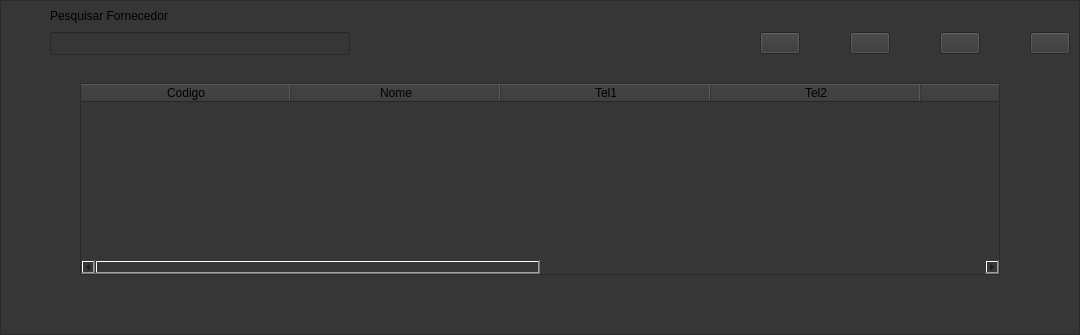
        <widget class="QWidget" name="fornecedor">
         <layout class="QHBoxLayout" name="horizontalLayout_12">
          <property name="leftMargin">
           <number>0</number>
          </property>
          <property name="topMargin">
           <number>0</number>
          </property>
          <property name="rightMargin">
           <number>0</number>
          </property>
          <property name="bottomMargin">
           <number>0</number>
          </property>
          <item>
           <widget class="QFrame" name="frame_3">
            <property name="sizePolicy">
             <sizepolicy hsizetype="Preferred" vsizetype="MinimumExpanding">
              <horstretch>0</horstretch>
              <verstretch>0</verstretch>
             </sizepolicy>
            </property>
            <property name="maximumSize">
             <size>
              <width>1920</width>
              <height>1080</height>
             </size>
            </property>
            <property name="styleSheet">
             <string notr="true">background-color: rgb(54, 54, 54);</string>
            </property>
            <property name="frameShape">
             <enum>QFrame::StyledPanel</enum>
            </property>
            <property name="frameShadow">
             <enum>QFrame::Raised</enum>
            </property>
            <layout class="QVBoxLayout" name="verticalLayout_5">
             <property name="topMargin">
              <number>5</number>
             </property>
             <item>
              <layout class="QHBoxLayout" name="horizontalLayout_9">
               <item>
                <spacer name="horizontalSpacer_4">
                 <property name="orientation">
                  <enum>Qt::Horizontal</enum>
                 </property>
                 <property name="sizeType">
                  <enum>QSizePolicy::Fixed</enum>
                 </property>
                 <property name="sizeHint" stdset="0">
                  <size>
                   <width>40</width>
                   <height>20</height>
                  </size>
                 </property>
                </spacer>
               </item>
               <item>
                <widget class="QLabel" name="label_2">
                 <property name="sizePolicy">
                  <sizepolicy hsizetype="Preferred" vsizetype="Preferred">
                   <horstretch>0</horstretch>
                   <verstretch>0</verstretch>
                  </sizepolicy>
                 </property>
                 <property name="font">
                  <font>
                   <pointsize>9</pointsize>
                  </font>
                 </property>
                 <property name="text">
                  <string>Pesquisar Fornecedor</string>
                 </property>
                </widget>
               </item>
              </layout>
             </item>
             <item>
              <layout class="QHBoxLayout" name="horizontalLayout_10">
               <property name="spacing">
                <number>10</number>
               </property>
               <property name="topMargin">
                <number>0</number>
               </property>
               <property name="bottomMargin">
                <number>22</number>
               </property>
               <item>
                <spacer name="horizontalSpacer_5">
                 <property name="orientation">
                  <enum>Qt::Horizontal</enum>
                 </property>
                 <property name="sizeType">
                  <enum>QSizePolicy::Fixed</enum>
                 </property>
                 <property name="sizeHint" stdset="0">
                  <size>
                   <width>40</width>
                   <height>20</height>
                  </size>
                 </property>
                </spacer>
               </item>
               <item>
                <widget class="QLineEdit" name="search_provider">
                 <property name="sizePolicy">
                  <sizepolicy hsizetype="Preferred" vsizetype="Minimum">
                   <horstretch>0</horstretch>
                   <verstretch>0</verstretch>
                  </sizepolicy>
                 </property>
                 <property name="minimumSize">
                  <size>
                   <width>300</width>
                   <height>0</height>
                  </size>
                 </property>
                 <property name="font">
                  <font>
                   <pointsize>10</pointsize>
                  </font>
                 </property>
                </widget>
               </item>
               <item>
                <spacer name="horizontalSpacer_6">
                 <property name="orientation">
                  <enum>Qt::Horizontal</enum>
                 </property>
                 <property name="sizeType">
                  <enum>QSizePolicy::Fixed</enum>
                 </property>
                 <property name="sizeHint" stdset="0">
                  <size>
                   <width>400</width>
                   <height>20</height>
                  </size>
                 </property>
                </spacer>
               </item>
               <item>
                <layout class="QHBoxLayout" name="horizontalLayout_11">
                 <property name="spacing">
                  <number>50</number>
                 </property>
                 <item>
                  <widget class="QPushButton" name="new_provider">
                   <property name="sizePolicy">
                    <sizepolicy hsizetype="Preferred" vsizetype="Fixed">
                     <horstretch>0</horstretch>
                     <verstretch>0</verstretch>
                    </sizepolicy>
                   </property>
                   <property name="text">
                    <string/>
                   </property>
                   <property name="icon">
                    <iconset>
                     <normaloff>:/Icons/add_cliente.png</normaloff>:/Icons/add_cliente.png</iconset>
                   </property>
                   <property name="iconSize">
                    <size>
                     <width>32</width>
                     <height>32</height>
                    </size>
                   </property>
                  </widget>
                 </item>
                 <item>
                  <widget class="QPushButton" name="edit_provider">
                   <property name="sizePolicy">
                    <sizepolicy hsizetype="Preferred" vsizetype="Fixed">
                     <horstretch>0</horstretch>
                     <verstretch>0</verstretch>
                    </sizepolicy>
                   </property>
                   <property name="text">
                    <string/>
                   </property>
                   <property name="icon">
                    <iconset>
                     <normaloff>:/Icons/editar.png</normaloff>:/Icons/editar.png</iconset>
                   </property>
                   <property name="iconSize">
                    <size>
                     <width>32</width>
                     <height>32</height>
                    </size>
                   </property>
                  </widget>
                 </item>
                 <item>
                  <widget class="QPushButton" name="delete_provider">
                   <property name="text">
                    <string/>
                   </property>
                   <property name="icon">
                    <iconset>
                     <normaloff>:/Icons/Limpar.png</normaloff>:/Icons/Limpar.png</iconset>
                   </property>
                   <property name="iconSize">
                    <size>
                     <width>32</width>
                     <height>32</height>
                    </size>
                   </property>
                  </widget>
                 </item>
                 <item>
                  <widget class="QPushButton" name="back_3">
                   <property name="text">
                    <string/>
                   </property>
                   <property name="icon">
                    <iconset>
                     <normaloff>:/Icons/back.png</normaloff>:/Icons/back.png</iconset>
                   </property>
                   <property name="iconSize">
                    <size>
                     <width>32</width>
                     <height>32</height>
                    </size>
                   </property>
                  </widget>
                 </item>
                </layout>
               </item>
              </layout>
             </item>
             <item>
              <layout class="QVBoxLayout" name="verticalLayout_6">
               <property name="leftMargin">
                <number>70</number>
               </property>
               <property name="topMargin">
                <number>0</number>
               </property>
               <property name="rightMargin">
                <number>70</number>
               </property>
               <property name="bottomMargin">
                <number>50</number>
               </property>
               <item>
                <widget class="QTableWidget" name="table_fornecedor">
                 <property name="sizePolicy">
                  <sizepolicy hsizetype="Preferred" vsizetype="MinimumExpanding">
                   <horstretch>0</horstretch>
                   <verstretch>0</verstretch>
                  </sizepolicy>
                 </property>
                 <property name="font">
                  <font>
                   <pointsize>12</pointsize>
                  </font>
                 </property>
                 <property name="editTriggers">
                  <set>QAbstractItemView::NoEditTriggers</set>
                 </property>
                 <property name="columnCount">
                  <number>8</number>
                 </property>
                 <attribute name="horizontalHeaderMinimumSectionSize">
                  <number>210</number>
                 </attribute>
                 <attribute name="horizontalHeaderDefaultSectionSize">
                  <number>210</number>
                 </attribute>
                 <attribute name="verticalHeaderVisible">
                  <bool>false</bool>
                 </attribute>
                 <attribute name="verticalHeaderDefaultSectionSize">
                  <number>31</number>
                 </attribute>
                 <column>
                  <property name="text">
                   <string>Codigo</string>
                  </property>
                 </column>
                 <column>
                  <property name="text">
                   <string>Nome</string>
                  </property>
                 </column>
                 <column>
                  <property name="text">
                   <string>Tel1</string>
                  </property>
                 </column>
                 <column>
                  <property name="text">
                   <string>Tel2</string>
                  </property>
                 </column>
                 <column>
                  <property name="text">
                   <string>Endereço</string>
                  </property>
                 </column>
                 <column>
                  <property name="text">
                   <string>Complemento</string>
                  </property>
                 </column>
                 <column>
                  <property name="text">
                   <string>Email</string>
                  </property>
                 </column>
                 <column>
                  <property name="text">
                   <string>Data</string>
                  </property>
                 </column>
                </widget>
               </item>
              </layout>
             </item>
            </layout>
           </widget>
          </item>
         </layout>
        </widget>
